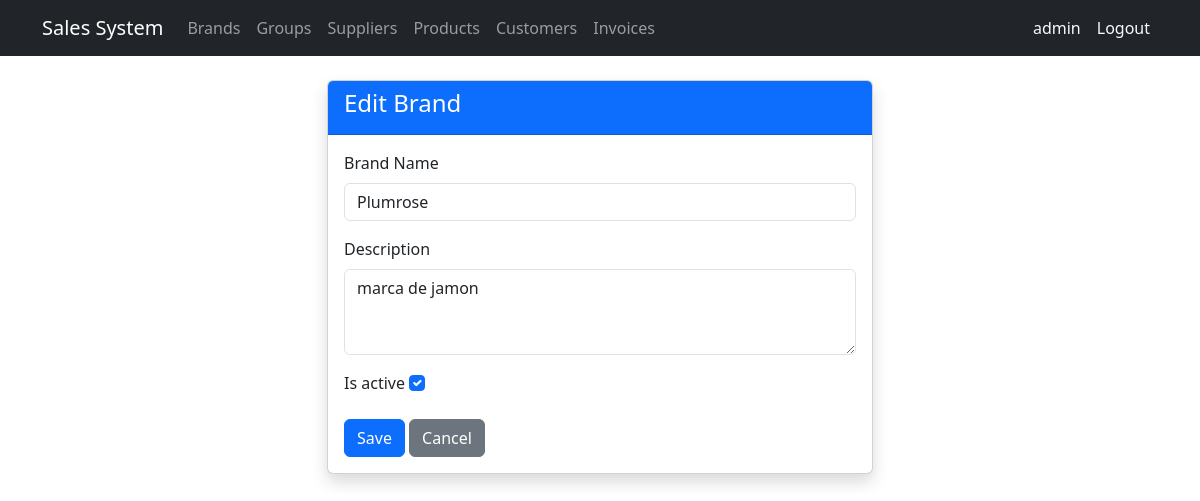
The app's page /brands/4/edit/ (signed in) with its own data.
### billing/models.py (models this page shows, shortened)
class Brand(models.Model):
    name = models.CharField(max_length=100, unique=True, verbose_name='Brand Name')
    description = models.TextField(blank=True, null=True)
    is_active = models.BooleanField(default=True)
    created_at = models.DateTimeField(auto_now_add=True)
    updated_at = models.DateTimeField(auto_now=True)
    class Meta:
        verbose_name = 'Brand'
        verbose_name_plural = 'Brands'
        ordering = ['name']

### billing/views.py (the view)
# urls.py: path('brands/<int:pk>/edit/', views.brand_update, name='brand_update'),
@login_required
@audit_action('UPDATE_BRAND')
def brand_update(request, pk):
    brand = get_object_or_404(Brand, pk=pk)
    if request.method == 'POST':
        form = BrandForm(request.POST, instance=brand)
        if form.is_valid():
            form.save()
            messages.success(request, 'Brand updated!')
            return redirect('billing:brand_list')
    else: form = BrandForm(instance=brand)
    return render(request, 'billing/brand_form.html', {'form': form, 'title': 'Edit Brand'})

### billing/forms.py
class BrandForm(forms.ModelForm):
    class Meta:
        model = Brand
        fields = ['name', 'description', 'is_active']
        widgets = {
            'name': forms.TextInput(attrs={'class':'form-control'}),
            'description': forms.Textarea(attrs={'class':'form-control','rows':3}),
            'is_active': forms.CheckboxInput(attrs={'class':'form-check-input'}),
        }

### billing/templates/billing/brand_form.html (shortened to what this page needs)
{% extends 'billing/base.html' %}
{% block content %}
<div class="row justify-content-center">
  <div class="col-md-6">
    <div class="card shadow">
      <div class="card-header bg-primary text-white"><h4>{{ title }}</h4></div>
      <div class="card-body">
        <form method="post">
          {% for field in form %}
          <div class="mb-3">
            <label class="form-label">{{ field.label }}</label>
            {{ field }}
          </div>
          {% endfor %}
          <button type="submit" class="btn btn-primary">Save</button>
          <a href="{% url 'billing:brand_list' %}" class="btn btn-secondary">Cancel</a>
        </form>
      </div>
    </div>
  </div>
</div>
{% endblock %}

### billing/templates/billing/base.html (shortened to what this page needs)
<!DOCTYPE html>
<html lang="es">
<head>
  <link href="https://cdn.jsdelivr.net/npm/bootstrap@5.3.0/dist/css/bootstrap.min.css" rel="stylesheet">
</head>
<body>
<nav class="navbar navbar-expand-lg navbar-dark bg-dark">
  <div class="container">
    <a class="navbar-brand" href="{% url 'billing:home' %}">Sales System</a>
    <div class="collapse navbar-collapse" id="nav">
      <ul class="navbar-nav me-auto">
        {% if user.is_authenticated %}
        <li class="nav-item"><a class="nav-link" href="{% url 'billing:brand_list' %}">Brands</a></li>
        <li class="nav-item"><a class="nav-link" href="{% url 'billing:productgroup_list' %}">Groups</a></li>
        <li class="nav-item"><a class="nav-link" href="{% url 'billing:supplier_list' %}">Suppliers</a></li>
        <li class="nav-item"><a class="nav-link" href="{% url 'billing:product_list' %}">Products</a></li>
        <li class="nav-item"><a class="nav-link" href="{% url 'billing:customer_list' %}">Customers</a></li>
        <li class="nav-item"><a class="nav-link" href="{% url 'billing:invoice_list' %}">Invoices</a></li>
        {% endif %}
      </ul>
      <ul class="navbar-nav">
      {% if user.is_authenticated %}
      <li class="nav-item">
        <span class="nav-link text-light">{{ user.username }}</span>
      </li>
      <li class="nav-item">
        <form method="post" action="{% url 'logout' %}" class="d-inline">
          <button type="submit" class="nav-link btn btn-link text-light"
                  style="text-decoration:none;">Logout</button>
        </form>
      </li>
      {% endif %}
    </ul>
    </div>
  </div>
</nav>
<div class="container mt-4">
  {% block content %}{% endblock %}
</div>
</body>
</html>

### records on screen
Brand: form "Plumrose" "marca de jamon" "☑"

### other values on screen
{{ user.username }} "admin"
{{ title }} "Edit Brand"
{{ field.label }} "Brand Name" "Description" "Is active"
